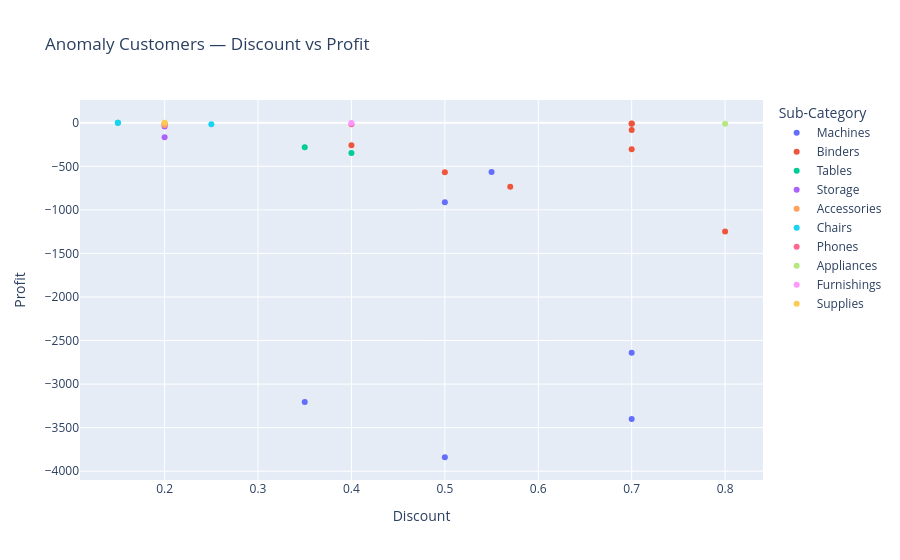

This figure's notebook cell:
### Code cell
fig = px.scatter(anomaly_discount[anomaly_discount['Profit'] < 0],
                 x='Discount', y='Profit',
                 color='Sub-Category',
                 hover_data=['Customer Name'],
                 title='Anomaly Customers — Discount vs Profit',
                 size_max=15)
fig.show()

### Figure 1 — Plotly figure (JSON) as saved in the notebook; plotly's stock layout.template omitted (floating-point values rounded to 4 significant figures)
{"data": [{"customdata": [["Grant Thornton"], ["Sharelle Roach"], ["Cindy Stewart"], ["Natalie Fritzler"], ["Sean Miller"], ["Sean Braxton"]], "hovertemplate": "Sub-Category=Machines<br>Discount=%{x}<br>Profit=%{y}<br>Customer Name=%{customdata[0]}<extra></extra>", "legendgroup": "Machines", "marker": {"color": "#636efa", "symbol": "circle"}, "mode": "markers", "name": "Machines", "orientation": "v", "showlegend": true, "type": "scatter", "x": [0.5, 0.7, 0.35, 0.7, 0.5, 0.55], "xaxis": "x", "y": [-3840.0, -3400.0, -3205.0, -2640.0, -913.8, -564.3], "yaxis": "y"}, {"customdata": [["Luke Foster"], ["Henry Goldwyn"], ["Nathan Cano"], ["Cindy Stewart"], ["Christine Phan"], ["Sean Miller"], ["Sharelle Roach"], ["Sean Braxton"]], "hovertemplate": "Sub-Category=Binders<br>Discount=%{x}<br>Profit=%{y}<br>Customer Name=%{customdata[0]}<extra></extra>", "legendgroup": "Binders", "marker": {"color": "#EF553B", "symbol": "circle"}, "mode": "markers", "name": "Binders", "orientation": "v", "showlegend": true, "type": "scatter", "x": [0.8, 0.57, 0.5, 0.7, 0.4, 0.7, 0.7, 0.7], "xaxis": "x", "y": [-1247.0, -733.3, -569.4, -304.4, -259.1, -82.99, -10.54, -7.48], "yaxis": "y"}, {"customdata": [["Grant Thornton"], ["Christine Phan"], ["Natalie Fritzler"]], "hovertemplate": "Sub-Category=Tables<br>Discount=%{x}<br>Profit=%{y}<br>Customer Name=%{customdata[0]}<extra></extra>", "legendgroup": "Tables", "marker": {"color": "#00cc96", "symbol": "circle"}, "mode": "markers", "name": "Tables", "orientation": "v", "showlegend": true, "type": "scatter", "x": [0.4, 0.35, 0.15], "xaxis": "x", "y": [-347.1, -281.4, -0.79], "yaxis": "y"}, {"customdata": [["Sean Miller"], ["Henry Goldwyn"], ["Christine Phan"]], "hovertemplate": "Sub-Category=Storage<br>Discount=%{x}<br>Profit=%{y}<br>Customer Name=%{customdata[0]}<extra></extra>", "legendgroup": "Storage", "marker": {"color": "#ab63fa", "symbol": "circle"}, "mode": "markers", "name": "Storage", "orientation": "v", "showlegend": true, "type": "scatter", "x": [0.2, 0.2, 0.2], "xaxis": "x", "y": [-165.8, -43.73, -21.29], "yaxis": "y"}, {"customdata": [["Luke Foster"], ["Henry Goldwyn"]], "hovertemplate": "Sub-Category=Accessories<br>Discount=%{x}<br>Profit=%{y}<br>Customer Name=%{customdata[0]}<extra></extra>", "legendgroup": "Accessories", "marker": {"color": "#FFA15A", "symbol": "circle"}, "mode": "markers", "name": "Accessories", "orientation": "v", "showlegend": true, "type": "scatter", "x": [0.2, 0.2], "xaxis": "x", "y": [-26.95, -6.19], "yaxis": "y"}, {"customdata": [["Nathan Cano"], ["Sharelle Roach"]], "hovertemplate": "Sub-Category=Chairs<br>Discount=%{x}<br>Profit=%{y}<br>Customer Name=%{customdata[0]}<extra></extra>", "legendgroup": "Chairs", "marker": {"color": "#19d3f3", "symbol": "circle"}, "mode": "markers", "name": "Chairs", "orientation": "v", "showlegend": true, "type": "scatter", "x": [0.25, 0.15], "xaxis": "x", "y": [-18.07, -0.01], "yaxis": "y"}, {"customdata": [["Natalie Fritzler"]], "hovertemplate": "Sub-Category=Phones<br>Discount=%{x}<br>Profit=%{y}<br>Customer Name=%{customdata[0]}<extra></extra>", "legendgroup": "Phones", "marker": {"color": "#FF6692", "symbol": "circle"}, "mode": "markers", "name": "Phones", "orientation": "v", "showlegend": true, "type": "scatter", "x": [0.4], "xaxis": "x", "y": [-17.0], "yaxis": "y"}, {"customdata": [["Luke Foster"]], "hovertemplate": "Sub-Category=Appliances<br>Discount=%{x}<br>Profit=%{y}<br>Customer Name=%{customdata[0]}<extra></extra>", "legendgroup": "Appliances", "marker": {"color": "#B6E880", "symbol": "circle"}, "mode": "markers", "name": "Appliances", "orientation": "v", "showlegend": true, "type": "scatter", "x": [0.8], "xaxis": "x", "y": [-12.09], "yaxis": "y"}, {"customdata": [["Luke Foster"]], "hovertemplate": "Sub-Category=Furnishings<br>Discount=%{x}<br>Profit=%{y}<br>Customer Name=%{customdata[0]}<extra></extra>", "legendgroup": "Furnishings", "marker": {"color": "#FF97FF", "symbol": "circle"}, "mode": "markers", "name": "Furnishings", "orientation": "v", "showlegend": true, "type": "scatter", "x": [0.4], "xaxis": "x", "y": [-2.99], "yaxis": "y"}, {"customdata": [["Sean Miller"]], "hovertemplate": "Sub-Category=Supplies<br>Discount=%{x}<br>Profit=%{y}<br>Customer Name=%{customdata[0]}<extra></extra>", "legendgroup": "Supplies", "marker": {"color": "#FECB52", "symbol": "circle"}, "mode": "markers", "name": "Supplies", "orientation": "v", "showlegend": true, "type": "scatter", "x": [0.2], "xaxis": "x", "y": [-0.7], "yaxis": "y"}], "layout": {"legend": {"title": {"text": "Sub-Category"}, "tracegroupgap": 0}, "title": {"text": "Anomaly Customers — Discount vs Profit"}, "xaxis": {"anchor": "y", "domain": [0, 1], "title": {"text": "Discount"}}, "yaxis": {"anchor": "x", "domain": [0, 1], "title": {"text": "Profit"}}}}
